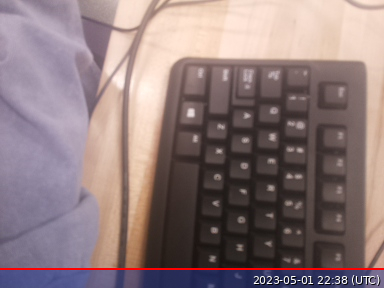
//> input picture image/image.jpg, 384 x 288 px
$ ./feature_matching ../image/image.jpg ../image/image.jpg   (built with g++ and OpenCV 4)
//> lines starting //> are read from the running program, lines starting //| are printed output that depends on the picture
// SOURCE: https://github.com/sunzuolei/orb/blob/master/feature_extration.cpp

#include <iostream>
#include <opencv2/core/core.hpp>
#include <opencv2/features2d/features2d.hpp>
#include <opencv2/highgui/highgui.hpp>

#include <Eigen/Core>

#include <teaser/ply_io.h>
#include <teaser/registration.h>

#include "matplotlibcpp.h"
#include <random>
#include <chrono>

using namespace std;
using namespace cv;
namespace plt = matplotlibcpp;

// Macro constants for generating noise and outliers
#define NOISE_BOUND 0.05
#define N_OUTLIERS 1700
#define OUTLIER_TRANSLATION_LB 5
#define OUTLIER_TRANSLATION_UB 10


inline double getAngularError(Eigen::Matrix3d R_exp, Eigen::Matrix3d R_est) {
  return std::abs(std::acos(fmin(fmax(((R_exp.transpose() * R_est).trace() - 1) / 2, -1.0), 1.0)));
}

void addNoiseAndOutliers(Eigen::Matrix<double, 3, Eigen::Dynamic>& tgt) {
  // Add uniform noise
  Eigen::Matrix<double, 3, Eigen::Dynamic> noise =
      Eigen::Matrix<double, 3, Eigen::Dynamic>::Random(3, tgt.cols()) * NOISE_BOUND;
  NOISE_BOUND / 2;
  tgt = tgt + noise;

  // Add outliers
  std::random_device rd;
  std::mt19937 gen(rd());
  std::uniform_int_distribution<> dis2(0, tgt.cols() - 1); // pos of outliers
  std::uniform_int_distribution<> dis3(OUTLIER_TRANSLATION_LB,
                                       OUTLIER_TRANSLATION_UB); // random translation
  std::vector<bool> expected_outlier_mask(tgt.cols(), false);
  for (int i = 0; i < N_OUTLIERS; ++i) {
    int c_outlier_idx = dis2(gen);
    assert(c_outlier_idx < expected_outlier_mask.size());
    expected_outlier_mask[c_outlier_idx] = true;
    tgt.col(c_outlier_idx).array() += dis3(gen); // random translation
  }
}


int main ( int argc, char** argv )
{
    auto begin_total = std::chrono::high_resolution_clock::now();
    if ( argc != 3 )
    {
        cout<<"usage: feature_extraction img1 img2"<<endl;
        return 1;
    }
    // read images
    Mat img_1 = imread ( argv[1], IMREAD_COLOR );
//> img_1 is the input picture: 288 rows x 384 cols, CV_8UC3; mean B, G, R 123.4, 122.1, 141.3
    Mat img_2 = imread ( argv[2], IMREAD_COLOR );
    // imshow ( "original image 1", img_1);
    // imshow ( "original image 2", img_2);

    std::vector<KeyPoint> keypoints_1, keypoints_2;
    Mat descriptors_1, descriptors_2;
    Ptr<FeatureDetector> detector = ORB::create();
    Ptr<DescriptorExtractor> descriptor = ORB::create();

    Ptr<DescriptorMatcher> matcher  = DescriptorMatcher::create ( "BruteForce-Hamming" );

    detector->detect ( img_1,keypoints_1 );
//> keypoints_1 = 470 keypoints; strongest (x, y, size): (190, 114, 44.6), (190, 111, 53.6), (189, 114, 64.3), (190, 109, 44.6)
    detector->detect ( img_2,keypoints_2 );
//> keypoints_2 has the same summary as keypoints_1

    descriptor->compute ( img_1, keypoints_1, descriptors_1 );
    descriptor->compute ( img_2, keypoints_2, descriptors_2 );

    // [4 lines of commented-out code are left out]

    Mat outimg1;
    drawKeypoints( img_1, keypoints_1, outimg1, Scalar::all(-1), DrawMatchesFlags::DEFAULT );
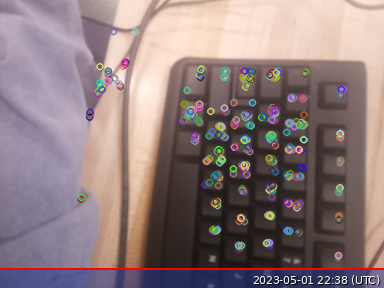
//> outimg1: 288 rows x 384 cols, CV_8UC3; mean B, G, R 124.9, 123.7, 141.9
    // imshow("keypoint detection image",outimg1);
    Mat outimg2;
    drawKeypoints( img_2, keypoints_2, outimg2, Scalar::all(-1), DrawMatchesFlags::DEFAULT );
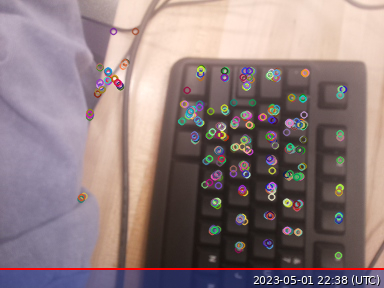
//> outimg2: 288 rows x 384 cols, CV_8UC3; mean B, G, R 124.6, 123.4, 142.1
    Mat outimg3;
    drawKeypoints( img_1, keypoints_2, outimg3, Scalar::all(-1), DrawMatchesFlags::DEFAULT );
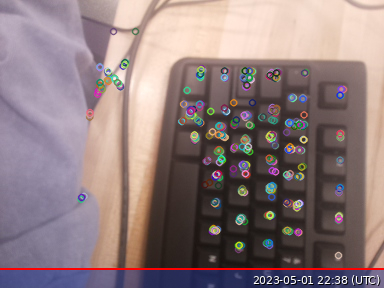
//> outimg3: 288 rows x 384 cols, CV_8UC3; mean B, G, R 124.8, 123.4, 141.7

    vector<DMatch> matches;
    //BFMatcher matcher ( NORM_HAMMING );
    matcher->match ( descriptors_1, descriptors_2, matches );
//> matches = 470 matches

    double min_dist=10000, max_dist=0;

    // [9 lines of commented-out code are left out]

    min_dist = 10.0;

    std::vector< DMatch > good_matches;
    for ( int i = 0; i < descriptors_1.rows; i++ )
    {
        if ( matches[i].distance <= min ( 2*min_dist, 30.0 ) )
        {
            good_matches.push_back ( matches[i] );
            // [4 lines of commented-out code are left out]
        }
    }
//> after the loop, good_matches = 470 matches

    std::cout << "num of matches: " << good_matches.size() << std::endl;
//| num of matches: 470

    // [8 lines of commented-out code are left out]


    float z = 1.0;
    float f_1 = 295.009696;
    float f_2 = 296.22399483;
    float p_1 = 195.515395;
    float p_2 = 131.035055713;
    std::vector<float> key1_xw;
    std::vector<float> key1_yw;
    std::vector<float> key1_zw;
    std::vector<float> key1_xp;
    std::vector<float> key1_yp;
    std::vector<float> key2_xw;
    std::vector<float> key2_yw;
    std::vector<float> key2_zw;
    std::vector<float> key2_xp;
    std::vector<float> key2_yp;
    // first get transform point by multiplying by camera matrix
    for (int i=0; i<good_matches.size(); i++){
        float k1_xw = (1/f_1)*(keypoints_1.at(good_matches[i].queryIdx).pt.x - p_1*z);
        float k1_yw = (1/f_2)*(keypoints_1.at(good_matches[i].queryIdx).pt.y - p_2*z);
        float k2_xw = (1/f_1)*(keypoints_2.at(good_matches[i].trainIdx).pt.x - p_1*z);
        float k2_yw = (1/f_2)*(keypoints_2.at(good_matches[i].trainIdx).pt.y - p_2*z);
        key1_xw.push_back(k1_xw);
        // std::cout << "x1: " << k1_xw << std::endl;
        key1_yw.push_back(k1_yw);
        key1_zw.push_back(z);
        key1_xp.push_back(keypoints_1.at(good_matches[i].queryIdx).pt.x);
        key1_yp.push_back(keypoints_1.at(good_matches[i].queryIdx).pt.y);
        key2_xw.push_back(k2_xw);
        key2_yw.push_back(k2_yw);
        key2_zw.push_back(z);
        key2_xp.push_back(keypoints_2.at(good_matches[i].trainIdx).pt.x);
        key2_yp.push_back(keypoints_2.at(good_matches[i].trainIdx).pt.y);
    }
//> this loop made 470 passes
//> (k1_xw, k1_yw, k2_xw, k2_yw) on passes 1 to 3: (0.483, 0.418, 0.483, 0.418), (-0.28, -0.338, -0.28, -0.338), (0.144, 0.398, 0.144, 0.398)
//> after the loop, key1_xw = 470 values, max 0.5 at index 98, min -0.389 at index 269, mean 0.158; key1_yw = 470 values, max 0.418 at index 0, min -0.338 at index 1, mean 0.0293; key1_zw = 470 values from 1 to 1; key1_xp = 470 values, max 343 at index 98, min 80.64 at index 269, mean 242.2; key1_yp = 470 values, max 255 at index 0, min 31 at index 1, mean 139.7; key2_xw has the same summary as key1_xw; key2_yw has the same summary as key1_yw; key2_zw = 470 values from 1 to 1; key2_xp has the same summary as key1_xp; key2_yp has the same summary as key1_yp

    plt::plot(key1_xw, key1_yw, {{"color", "blue"}, {"marker", "o"}, {"linestyle", " "}, {"label", "Keypoints 1"}});
//> (this line was passed over: plt is not available in this run)
    // plt::plot(key1_xp, key1_yp, {{"color", "green"}, {"marker", "o"}, {"linestyle", " "}});
    plt::plot(key2_xw, key2_yw, {{"color", "red"}, {"marker", "o"}, {"linestyle", " "}, {"label", "Keypoints 2"}});
//> (this line was passed over: plt is not available in this run)
    // plt::plot(key2_xp, key2_yp, {{"color", "yellow"}, {"marker", "o"}, {"linestyle", " "}});
    plt::legend();
//> (this line was passed over: plt is not available in this run)
    plt::title("Feature Detection");
//> (this line was passed over: plt is not available in this run)
    plt::show();
//> (this line was passed over: plt is not available in this run)


    // [7 lines of commented-out code are left out]
    int N = good_matches.size();
//> N = 470

    // [14 lines of commented-out code are left out]


    Eigen::Matrix<double, 3, Eigen::Dynamic> src(3, N);
    for (size_t i = 0; i < N; ++i) {
        // src.col(i) << src_cloud[i].x, src_cloud[i].y, src_cloud[i].z;
        src.col(i) << key1_xw.at(i), key1_yw.at(i), key1_zw.at(i);
        std::cout << "z1: " << key1_zw.at(i) << std::endl;
    }
//> this loop made 470 passes
//| z1: 1
//| z1: 1
//| z1: 1
//| z1: 1
//| z1: 1
//| z1: 1
//| z1: 1
//| z1: 1
//> (output is shown up to pass 8 of 470)

    // Homogeneous coordinates
    Eigen::Matrix<double, 4, Eigen::Dynamic> src_h;
    src_h.resize(4, src.cols());
    src_h.topRows(3) = src;
    src_h.bottomRows(1) = Eigen::Matrix<double, 1, Eigen::Dynamic>::Ones(N);

    // Apply an arbitrary SE(3) transformation
    Eigen::Matrix4d T;
    // clang-format off
    // T << 9.96926560e-01,  6.68735757e-02, -4.06664421e-02, -1.15576939e-01,
    //     -6.61289946e-02, 9.97617877e-01,  1.94008687e-02, -3.87705398e-02,
    //     4.18675510e-02, -1.66517807e-02,  9.98977765e-01, 1.14874890e-01,
    //     0,              0,                0,              1;
    // clang-format on

    // Apply transformation
    // Eigen::Matrix<double, 4, Eigen::Dynamic> tgt_h = T * src_h;
    // Eigen::Matrix<double, 3, Eigen::Dynamic> tgt = tgt_h.topRows(3);

    Eigen::Matrix<double, 3, Eigen::Dynamic> tgt(3, N);
    for (size_t i = 0; i < N; ++i) {
        // src.col(i) << src_cloud[i].x, src_cloud[i].y, src_cloud[i].z;
        tgt.col(i) << key2_xw.at(i), key2_yw.at(i), key2_zw.at(i);
        std::cout << "z2: " << key2_zw.at(i) << std::endl;
    }

    // Add some noise & outliers
    // addNoiseAndOutliers(tgt);

    // Run TEASER++ registration
    // Prepare solver parameters
//> (the run ends here: the program needs code that is not available in this run, at `teaser::RobustRegistrationSolver::Params params;`)
